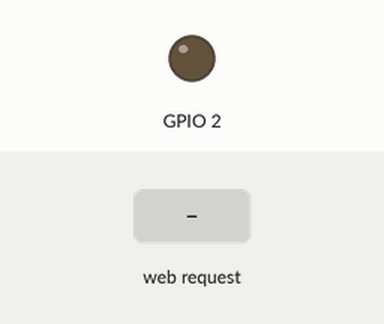
Recording of a sketch running on a simulated ESP32. Parts: output pins drawn as LEDs (lit = HIGH). The test bench sets the inputs (shaded band). WiFi joins after 1.5 s; servers stay silent unless stated; what the sketch prints to the serial monitor is not drawn.

Above: at 2.7 s.
2.8 s: HTTP request GET /on received
At 3.2 s:
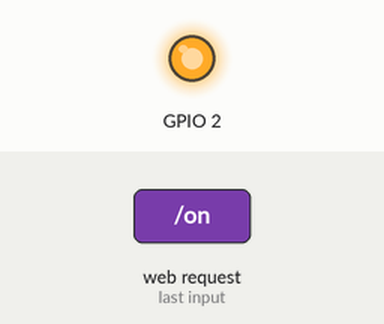
4.3 s: HTTP request GET / received
Timing chart, 0 to 7.3 s (numbered marks = the images above; inputs shaded):
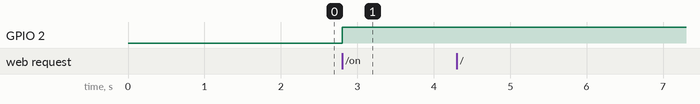

The sketch:

web_server.ino.ino
```cpp
#include <WiFi.h>
#include <ESPAsyncWebSrv.h>

const char* ssid= "jirofg";
const char* password = "Flokiymou125";
AsyncWebServer server(80);

void setup() {
  Serial.begin(115200);
  conectarse();
  server.on("/", HTTP_GET,[](AsyncWebServerRequest *request){
    int numParametros =request->params();
    Serial. print(numParametros);
    if(numParametros ==0)
      request->send(200,"text/html","<h1> hola mundo </h1>");
    else{
      AsyncWebParameter *p=request->getParam(0);
      String html="<H1> hola " + p->value() + "desde ESP32</H1>";
      request->send(200,"text/html",html);
    }
  });

  server.on("/adios",HTTP_GET,[](AsyncWebServerRequest *r){
    r->send(200,"text/html","<h1>adios</h1>");
  });

  server.on("/on",HTTP_GET,[](AsyncWebServerRequest *r){
    pinMode(2, OUTPUT);
    digitalWrite(2, HIGH);
    r->send(200,"text/html","<h1>Led prendido B)</h1>");
  });

  server.on("/off",HTTP_GET,[](AsyncWebServerRequest *r){
    pinMode(2, OUTPUT);
    digitalWrite(2, LOW);
    r->send(200,"text/html","<h1>Led apagado B|</h1>");
  });

  server.begin();
}

void loop() {
}

void conectarse(){
  Serial.print("Conectando");Serial.println(ssid);
  WiFi.begin(ssid,password);
while(WiFi.status()!=WL_CONNECTED){
  delay(500);
  Serial.print(".");
}
Serial.print(WiFi.localIP());
}
```

Measured:
- after the input at 2.8 s, GPIO 2: LOW → HIGH at once
- after the input at 4.3 s, every drawn part: stays the same
